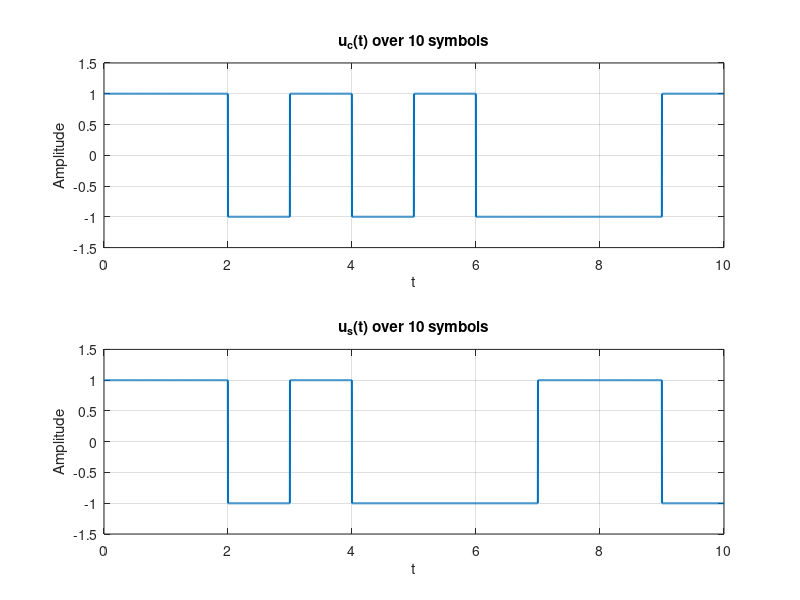
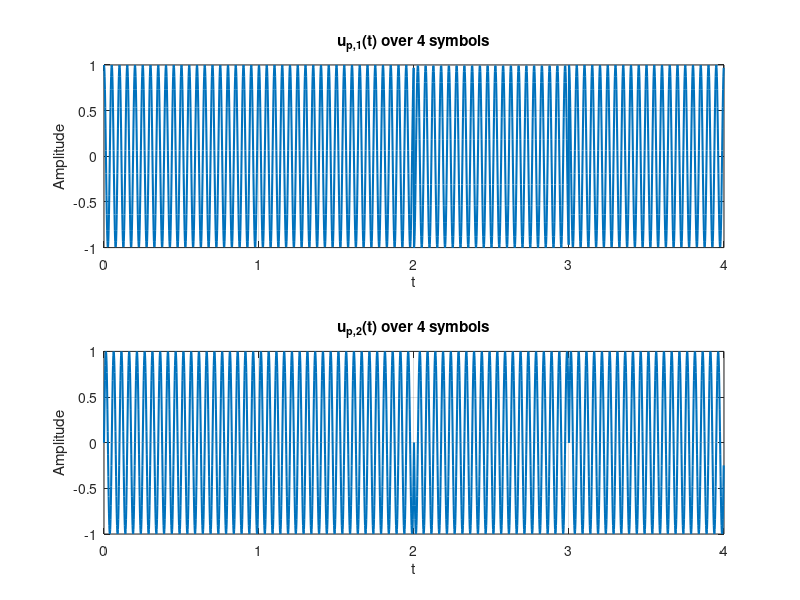
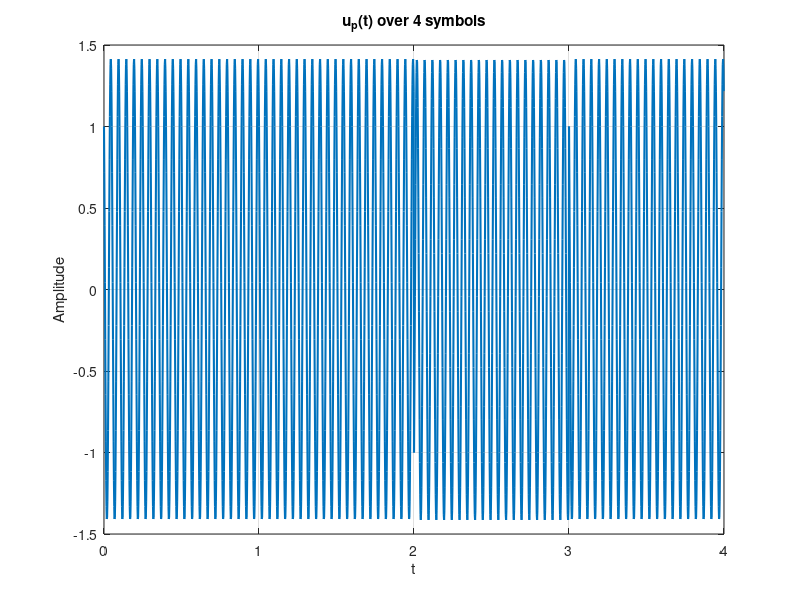
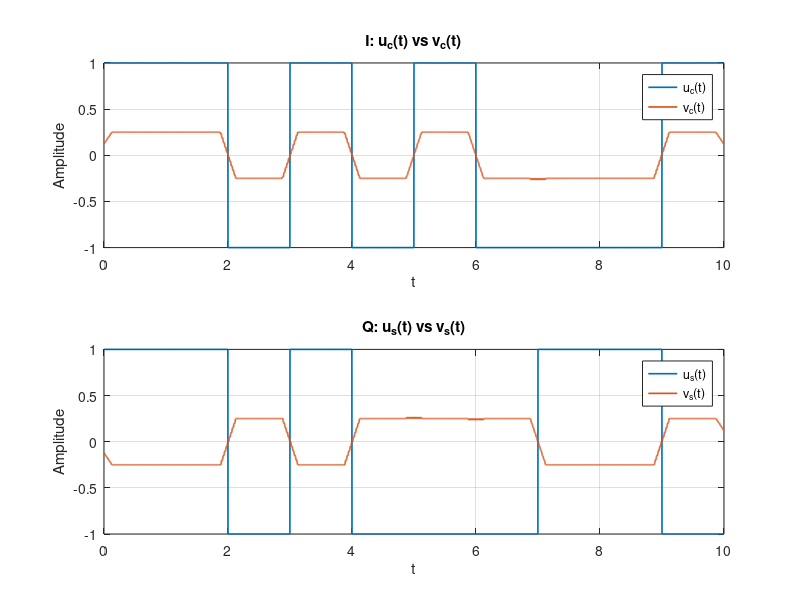

MATLAB code to generate these figures, in order:
% Q5

clear; close all; clc;

N = 100;
Ns = 10; % Number of symbols to be plotted
Tsym = 1; % Symbol time in seconds
oversampleFactor = 500;
Tres = Tsym / oversampleFactor;
t = 0:Tres:Ns*Tsym-Tres; % Time axis for symbols to be plotted

bc = sign(2 * rand(1,N) - 1);
bs = sign(2 * rand(1,N) - 1);

uc = zeros(size(t));
us = zeros(size(t));

for n = 1:Ns
    idx = (t >= (n-1)*Tsym) & (t < n*Tsym);
    uc(idx) = bc(n);
    us(idx) = bs(n);
end

%% 5a. Plot baseband signals
figure
subplot(2,1,1)
plot(t, uc, 'LineWidth', 1.5)
ylim([-1.5 1.5])
grid on
title('u_c(t) over 10 symbols')
xlabel('t')
ylabel('Amplitude')

subplot(2,1,2)
plot(t, us, 'LineWidth', 1.5)
ylim([-1.5 1.5])
grid on
title('u_s(t) over 10 symbols')
xlabel('t')
ylabel('Amplitude')

%% 5b and 5c. Upconvert baseband real signal, 4 symbols
t = 0:Tres:4*Tsym-Tres;
Icarrier = cos(40*pi*t);
Qcarrier = sin(40*pi*t);

uc = zeros(size(t));
us = zeros(size(t));

for n = 1:4
    idx = (t >= (n-1)*Tsym) & (t < n*Tsym);
    uc(idx) = bc(n);
    us(idx) = bs(n);
end

up1 = uc .* Icarrier;
up2 = us .* Qcarrier;

up = up1 - up2;

figure
subplot(2,1,1)
plot(t, up1, 'LineWidth', 1.5)
grid on
title('u_{p,1}(t) over 4 symbols')
xlabel('t')
ylabel('Amplitude')

subplot(2,1,2)
plot(t, up2, 'LineWidth', 1.5)
grid on
title('u_{p,2}(t) over 4 symbols')
xlabel('t')
ylabel('Amplitude')

figure 
plot(t, up, 'LineWidth', 1.5)
grid on
title('u_p(t) over 4 symbols')
xlabel('t')
ylabel('Amplitude')

%% 5d. Demod, 10 symbols
t = 0:Tres:Ns*Tsym-Tres;
Icarrier = cos(40*pi*t);
Qcarrier = sin(40*pi*t);

uc = zeros(size(t));
us = zeros(size(t));

for n = 1:Ns
    idx = (t >= (n-1)*Tsym) & (t < n*Tsym);
    uc(idx) = bc(n);
    us(idx) = bs(n);
end

up1 = uc .* Icarrier;
up2 = us .* Qcarrier;

up = up1 - up2;


mixI = 2*up .* cos(40*pi*t);
mixQ = 2*up .* sin(40*pi*t);

h  = ones(1, 0.25 / Tres);

vc = conv(mixI, h, 'same') * Tres;
vs = conv(mixQ, h, 'same') * Tres;

figure
subplot(2,1,1)
plot(t, uc, 'LineWidth', 1.2); hold on
plot(t, vc, 'LineWidth', 1.2); grid on
title('I: u_c(t) vs v_c(t)'); xlabel('t'); ylabel('Amplitude')
legend('u_c(t)','v_c(t)')

subplot(2,1,2)
plot(t, us, 'LineWidth', 1.2); hold on
plot(t, vs, 'LineWidth', 1.2); grid on
title('Q: u_s(t) vs v_s(t)'); xlabel('t'); ylabel('Amplitude')
legend('u_s(t)','v_s(t)')
